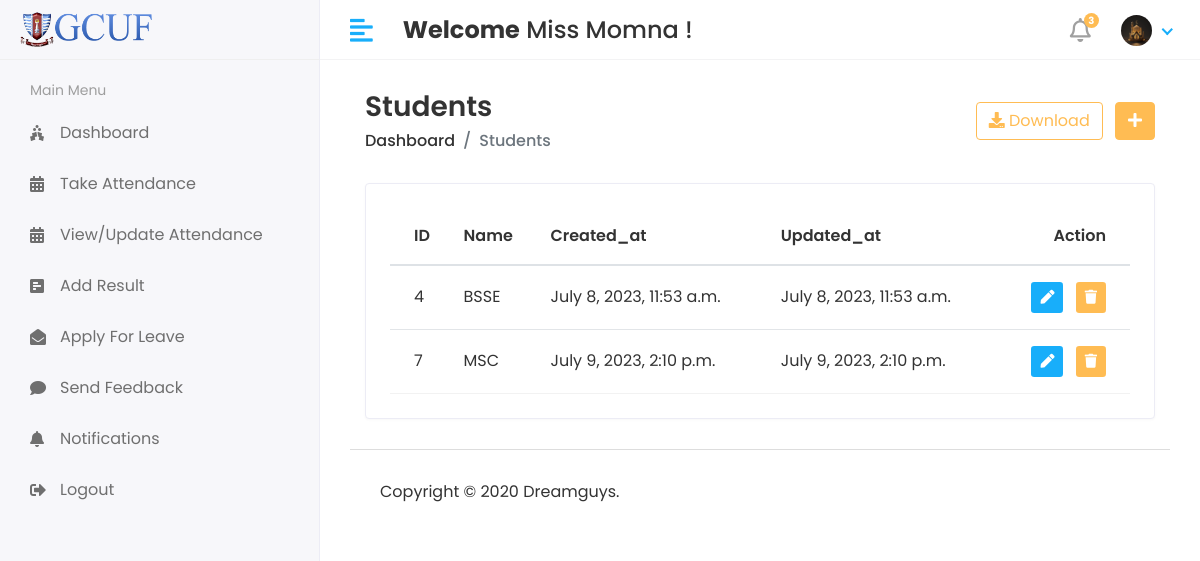
The app's page /Hod/Course/View (signed in), older data.
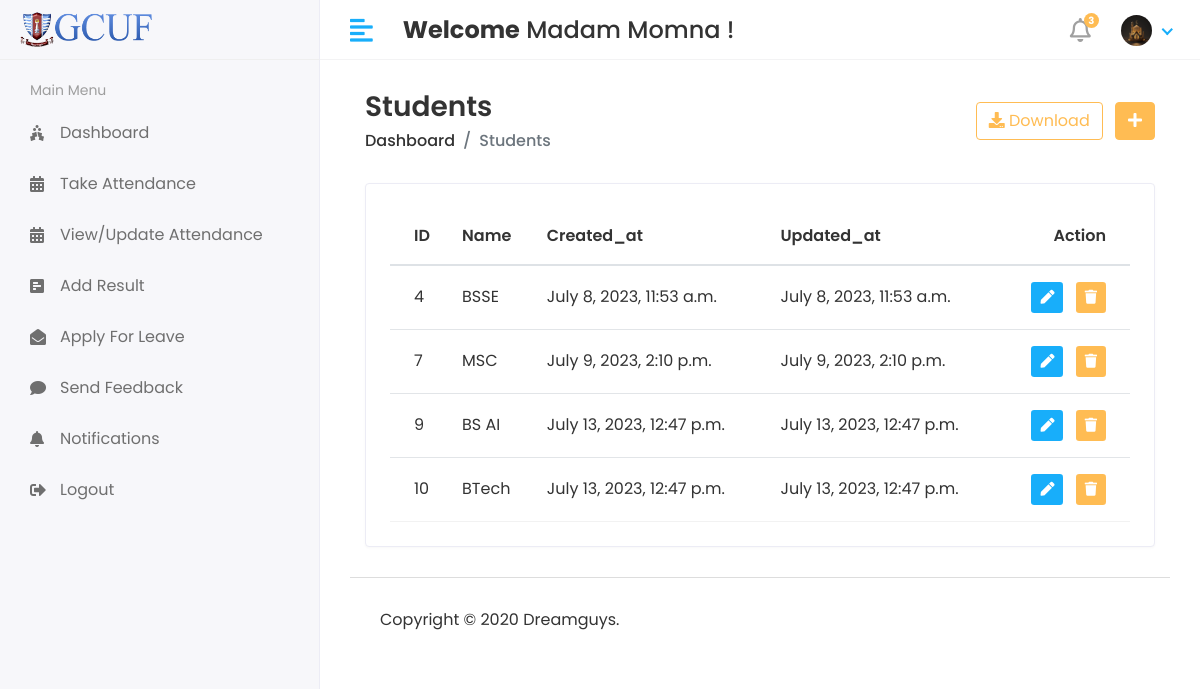
The same page, newer data.
### app/models.py (models this page shows, shortened)
class CustomUser(AbstractUser):
    USER = (
        (1,'HOD'),
        (2,'STAFF'),
        (3,'STUDENT'),
    )
    user_type = models.CharField(choices=USER,max_length=50,default=1)
    profie_pic = models.ImageField(upload_to='media/profile_pic')

class Course(models.Model):
        name = models.CharField(max_length=100)
        created_at = models.DateTimeField(auto_now_add=True)
        updated_at = models.DateTimeField(auto_now=True)

### student_management_system/Hod_Views.py (the view)
# urls.py: path('Hod/Course/View',Hod_Views.VIEW_COURSE,name='view_course'),
@login_required(login_url='/')
def VIEW_COURSE(request):
    course = Course.objects.all()
    context = {
        'course': course,
    }
    return render(request,'Hod/view_course.html',context)

### templates/Hod/view_course.html (shortened to what this page needs)
{% extends 'base.html' %}
{% block content %}
<div class="content container-fluid">
               <div class="page-header">
                  <div class="row align-items-center">
                     <div class="col">
                        <h3 class="page-title">Students</h3>
                        <ul class="breadcrumb">
                           <li class="breadcrumb-item"><a href="index.html">Dashboard</a></li>
                           <li class="breadcrumb-item active">Students</li>
                        </ul>
                     </div>
                     <div class="col-auto text-right float-right ml-auto">
                        <a href="#" class="btn btn-outline-primary mr-2"><i class="fas fa-download"></i> Download</a>
                        <a href="add-student.html" class="btn btn-primary"><i class="fas fa-plus"></i></a>
                     </div>
                  </div>
               </div>
               <div class="row">
                  <div class="col-sm-12">
                     <div class="card card-table">
                        <div class="card-body">
                           <div class="table-responsive">
                              <table class="table table-hover table-center mb-0 datatable">
                                 <thead>
                                    <tr>
                                       <th>ID</th>
                                       <th>Name</th>
                                       <th>Created_at</th>
                                       <th>Updated_at</th>
                                       <th class="text-right">Action</th>
                                    </tr>
                                 </thead>
                                 <tbody>
                                 {% for i in course %}
                                    <tr>
                                       <td>{{i.id}}</td>
                                       <td>{{i.name}}</td>
                                       <td>{{i.created_at}}</td>
                                       <td>{{i.updated_at}}</td>
                                       <td class="text-right">
                                          <div class="actions">
                                             <a href="{% url 'edit_course' i.id %}" class="btn btn-sm bg-success-light mr-2">
                                             <i class="fas fa-pen"></i>
                                             </a>
                                             <a href="#" class="btn btn-sm bg-danger-light">
                                             <i class="fas fa-trash"></i>
                                             </a>
                                          </div>
                                       </td>
                                    </tr>
                                 {% endfor %}
                                 </tbody>
                              </table>
                           </div>
                        </div>
                     </div>
                  </div>
               </div>
            </div>
{% endblock %}

### templates/base.html (shortened to what this page needs)
<!DOCTYPE html>
<html lang="en">
{% load static %}
   <head>
      <link rel="stylesheet" href="{% static 'assets/plugins/bootstrap/css/bootstrap.min.css' %}">
      <link rel="stylesheet" href="{% static 'assets/plugins/fontawesome/css/fontawesome.min.css' %}">
      <link rel="stylesheet" href="{% static 'assets/plugins/fontawesome/css/all.min.css' %}">
      <link rel="stylesheet" href="{% static 'assets/css/style.css' %}">
       <link rel="stylesheet" href="{% static 'assets/plugins/datatables/datatables.min.css' %}">
   </head>
   <body>
    <div class="main-wrapper">
       {% include 'includes/header.html' %}
        {% include 'includes/sidebar.html' %}
        <div class="page-wrapper">
            <div class="content container-fluid">
           {% block content %}
               {% endblock %}
          {% include 'includes/footer.html' %}
         </div>
      </div>
   </body>
</html>

### templates/includes/header.html (shortened to what this page needs)
{% load static %}
<div class="header">
            <div class="header-left">
               <a href="index.html" class="logo">
               <img src="{% static 'assets/img/gcuf.png' %}" alt="Logo">
               </a>
            </div>
            <a href="javascript:void(0);" id="toggle_btn">
            <i class="fas fa-align-left"></i>
            </a>
            <div class="top-nav-search mt-3">
               <h4><strong>Welcome</strong><span> {{user.first_name}} {{ user.last_name }}</span>&nbsp;!</h4>
            </div>
            <ul class="nav user-menu">
               <li class="nav-item dropdown noti-dropdown">
                  <a href="#" class="dropdown-toggle nav-link" data-toggle="dropdown">
                  <i class="far fa-bell"></i> <span class="badge badge-pill">3</span>
                  </a>
               </li>
               <li class="nav-item dropdown has-arrow">
                  <a href="#" class="dropdown-toggle nav-link" data-toggle="dropdown">
                     {% if user.profie_pic == "" %}
                     <span class="user-img"><img class="rounded-circle" src="{% static 'assets/img/noimg.png' %}" width="31" alt="Ryan Taylor"></span>
                     {% else %}
                  <span class="user-img"><img class="rounded-circle" src="/{{user.profie_pic}}" width="31" alt="Ryan Taylor"></span>
                  {% endif %}
                  </a>
               </li>
            </ul>
         </div>

### templates/includes/sidebar.html (shortened to what this page needs)
{% load active_link_tags %}
<div class="sidebar" id="sidebar">
            <div class="sidebar-inner slimscroll">
               <div id="sidebar-menu" class="sidebar-menu">
                  {% if user.user_type == '1' %}
                  <ul>
                     <li class="menu-title">
                        <span>Main Menu</span>
                     </li>
                     <li class="{% active_link 'hod_home' 'active' %}">
                        <a href="{% url 'hod_home' %}"><i class="fas fa-holly-berry"></i> <span>Dashboard</span></a>
                     </li>
                     <li class="submenu {% active_link 'add_student' 'active' %} {% active_link 'view_student' 'active' %}">
                        <a href="#"><i class="fas fa-user-graduate"></i> <span> Students</span> <span class="menu-arrow"></span></a>
                        <ul>
                           <li><a href="{% url 'add_student' %}">Add Student </a></li>
                           <li><a href="{% url 'view_student' %}">View Student</a></li>
                        </ul>
                     </li>
                     <li class="submenu {% active_link 'add_staff' 'active' %} {% active_link 'view_staff' 'active' %}">
                        <a href="#"><i class="fas fa-chalkboard-teacher"></i> <span> Staff</span> <span class="menu-arrow"></span></a>
                        <ul>
                           <li><a href="{% url 'add_staff' %}">Add Staff </a></li>
                           <li><a href="{% url 'view_staff' %}">View Staff</a></li>
                        </ul>
                     </li>
                     <li class="submenu {% active_link 'add_course' 'active' %} {% active_link 'view_course' 'active' %}">
                        <a href="#"><i class="fa fa-graduation-cap"></i> <span> Course</span> <span class="menu-arrow"></span></a>
                        <ul>
                           <li><a href="{% url 'add_course' %}">Add Course</a></li>
                           <li><a href="{% url 'view_course' %}">View Course</a></li>
                        </ul>
                     </li>
                     <li class="submenu {% active_link 'add_subject' 'active' %} {% active_link 'view_subject' 'active' %}">
                        <a href="#"><i class="fas fa-book-reader"></i> <span> Subjects</span> <span class="menu-arrow"></span></a>
                        <ul>
                           <li><a href="{% url 'add_subject' %}">Add Subject</a></li>
                           <li><a href="{% url 'view_subject' %}">View Subject</a></li>
                        </ul>
                     </li>
                     <li class="submenu {% active_link 'add_session' 'active' %} {% active_link 'view_session' 'active' %}">
                        <a href="#"><i class="fas fa-clock"></i> <span> Session</span> <span class="menu-arrow"></span></a>
                        <ul>
                           <li><a href="{% url 'add_session' %}">Add Session</a></li>
                           <li><a href="{% url 'view_session' %}">View Session</a></li>
                        </ul>
                     </li>
                     <li>
                        <a href="{% url 'staff_send_notification' %}"><i class="fa fa-bell"></i> <span>Send Staff Notification</span></a>
                     </li>
                     <li>
                        <a href="holiday.html"><i class="fas fa-bell"></i> <span>Send Student Notification</span></a>
                     </li>
                     <li>
                        <a href="holiday.html"><i class="fas fa-comments"></i> <span> Student Feedback</span></a>
                     </li>
                     <li>
                        <a href="{% url 'staff_leave_view' %}"><i class="fas fa-envelope"></i> <span> Staff Leave</span></a>
                     </li>
                     <li>
                        <a href="holiday.html"><i class="fas fa-envelope"></i> <span> Student Leave</span></a>
                     </li>
                     <li>
                        <a href="{% url 'logout' %}"><i class="fas fa-sign-out-alt"></i> <span> Logout</span></a>
                     </li>
                  </ul>
                  {% elif user.user_type == '2' %}
                    <ul>
                     <li class="menu-title">
                        <span>Main Menu</span>
                       </li>
                       <li class="{% active_link 'hod_home' 'active' %}">
                        <a href="{% url 'hod_home' %}"><i class="fas fa-holly-berry"></i> <span>Dashboard</span></a>
                       </li>
                       <li class="{% active_link 'hod_home' 'active' %}">
                        <a href="{% url 'hod_home' %}"><i class="fas fa-calendar-alt"></i> <span>Take Attendance</span></a>
                       </li>
                       <li class="{% active_link 'hod_home' 'active' %}">
                        <a href="{% url 'hod_home' %}"><i class="fas fa-calendar-alt"></i> <span>View/Update Attendance</span></a>
                       </li>
                       <li class="{% active_link 'hod_home' 'active' %}">
                        <a href="{% url 'hod_home' %}"><i class="fas fa-poll-h"></i> <span>Add Result</span></a>
                       </li>
                       <li class="{% active_link 'staff_apply_leave' 'active' %}">
                        <a href="{% url 'staff_apply_leave' %}"><i class="fas fa-envelope-open"></i> <span>Apply For Leave</span></a>
                       </li>
                        <li class="{% active_link 'hod_home' 'active' %}">
                        <a href="{% url 'hod_home' %}"><i class="fas fa-comment"></i> <span>Send Feedback</span></a>
                        </li>
                        <li class="{% active_link 'notifications' 'active' %}">
                        <a href="{% url 'notifications' %}"><i class="fas fa-bell"></i> <span>Notifications</span></a>
                        </li>
                       <li>
                        <a href="{% url 'logout' %}"><i class="fas fa-sign-out-alt"></i> <span> Logout</span></a>
                     </li>
                    </ul>
                  {% endif %}
               </div>
            </div>
         </div>

### templates/includes/footer.html
<footer>
               <p>Copyright © 2020 Dreamguys.</p>
            </footer>

Row changes from the older to the newer data that the page shows:
changed CustomUser "Momna": first_name "Miss" → "Madam"
added Course: id "9", name "BS AI", created_at "July 13, 2023, 12:47 p.m.", updated_at "July 13, 2023, 12:47 p.m."
added Course: id "10", name "BTech", created_at "July 13, 2023, 12:47 p.m.", updated_at "July 13, 2023, 12:47 p.m."
